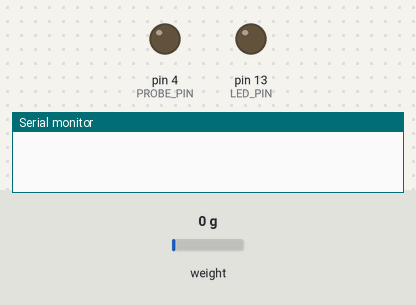
This sketch was run on a simulated Arduino Uno, built for the host (arithmetic inside an expression is 32-bit, double 64-bit). Shown: output pins drawn as LEDs (lit = HIGH), the last lines printed to the serial monitor. Inputs (shaded band) come from the test bench; at power-on: weight on the scale 0 g.

Above: at 0.0 s.
At 2.2 s:
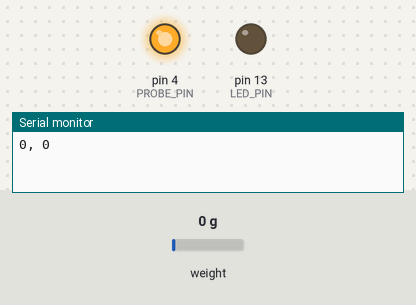
2.3 s: weight on the scale set to 4 g
4.4 s: weight on the scale set to 7 g
5.9 s: weight on the scale set to 9 g
At 7.8 s:
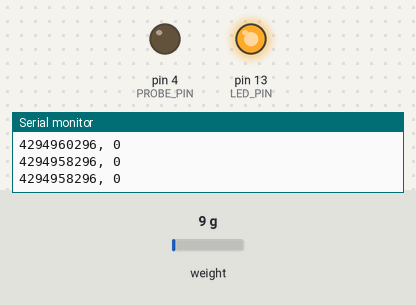
Timing chart, 0 to 9.3 s (numbered marks = the images above; inputs shaded):
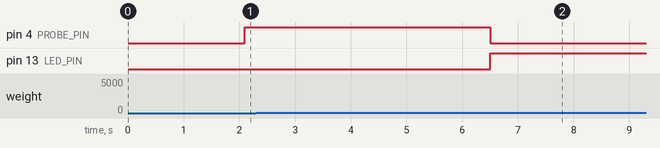

The sketch:

GaugeProbe.ino
```cpp
/**
 * @file   GaugeProbe.ino
 * @author Borja Penuelas
 * @date   22 Jul 2017
 * @brief  Use a gauge wtith an HX711 as bed probe sensor.
 */

// INCLUDES

#include "HX711ext.h"


// DEFINES

//!\todo Set gain to maximize input span.
#define CALIBRATION_FACTOR -1000.0

#define THRESHOLD_D1   1.0
//! Detect a fast change
#define THRESHOLD_D1P2 1.5
//! Detect a long change
#define THRESHOLD_D1P2_ACC 25.0

#define THRESHOLD_D2   1.0
#define THRESHOLD_D2P2 25.0
#define THRESHOLD_D2P2_ACC 25.5

//! Min value in D1 opposite sign that indicates dir change.
//! Avoid noise resetting the accum.
#define THRESHOLD_DIR_CHNG 0.1

//! Assertion polarity.
#define ASSERT_PROBE  0
#define DEASSERT_PROBE  !ASSERT_PROBE


// PINS
#define LED_PIN 13

#define DOUT  3
#define CLK  2

#define PROBE_PIN  4


// GLOBAL VARIABLES
HX711ext gauge(DOUT, CLK);

double meas, measZ1;
double d1, d1Z1, d1OneDir, d1OneDirZ1, d2, d2OneDir;
double d1P2, d1P2acc, d1OneDirP2, d2P2, d2P2acc, d2OneDirP2;

boolean accumulating, dir, probeAssert;

// SETUP
void setup(){
  //! Pin Modes
  pinMode(LED_PIN, OUTPUT);
  pinMode(PROBE_PIN, OUTPUT);

  Serial.begin(115200);
  // Serial.println("DERIVATIVE FILTER TEST");

  gauge.set_scale(CALIBRATION_FACTOR); //\todo Set correct factor
  gauge.tare();

}


// LOOP
void loop() {
  measZ1 = meas;
  meas = gauge.get_units(10);


  //! D1
  d1Z1 = d1;
  d1 = meas - measZ1;
  d1P2 = d1*d1;

  //! D1 OneDir
  d1OneDirZ1 = d1OneDir;
  d1OneDir = (d1 < 0)? d1 : 0;
  d1OneDirP2 = d1OneDir*d1OneDir;

  //! D2
  d2 = d1 - d1Z1;
  d2P2 = d2*d2;

  //! D2 OneDir
  d2OneDir = (d2 < 0)? d2 : 0;
  d2OneDirP2 = d2OneDir*d2OneDir;


  //! Accum when going in the touching dir
  if(!accumulating){
    if(d1P2>THRESHOLD_D1P2 && d1>0.0){
      accumulating = 1;
      dir = (d1>0.0)? 1 : 0;
      d1P2acc = d1P2;
    }
  }else{
    if((d1>=THRESHOLD_DIR_CHNG && dir==0) || (d1<=-THRESHOLD_DIR_CHNG && dir==1)){
      accumulating = 0;
      d1P2acc = 0;
    }else{
      d1P2acc += d1P2;
    }
  }

  //! Activate probe output
  probeAssert = (d1P2acc > THRESHOLD_D1P2_ACC)? 1 : 0;


  //! OUTPUTS

  // Serial.print(meas);
  // Serial.print(", ");

  // Serial.print(d1);
  // Serial.print(", ");
  // Serial.print(d1P2);
  // Serial.print(", ");

  // Serial.print(accumulating);
  // Serial.print(", ");
  // Serial.print(probeAssert);
  // Serial.print(", ");
  // Serial.print(d1P2acc);

  // Serial.print("\n");

  uint32_t rawReading = gauge.read();
  uint16_t u16reading = gauge.read_u16();

  Serial.print(rawReading);
  Serial.print(", ");
  Serial.print(u16reading);
  Serial.print("\n");

  if(probeAssert){
    digitalWrite(PROBE_PIN, ASSERT_PROBE);
    digitalWrite(LED_PIN, 1);
    // Serial.print("X,");
  }else{
    digitalWrite(PROBE_PIN, DEASSERT_PROBE);
    digitalWrite(LED_PIN, 0);
  }


}
```

Measured:
- the behaviour switches between 7 and 8 g on weight on the scale (found by bisection; images 1 and 2)
- after the input at 5.9 s, pin 4 (PROBE_PIN): HIGH → LOW after 0.60 s; pin 13 (LED_PIN): LOW → HIGH after 0.60 s
